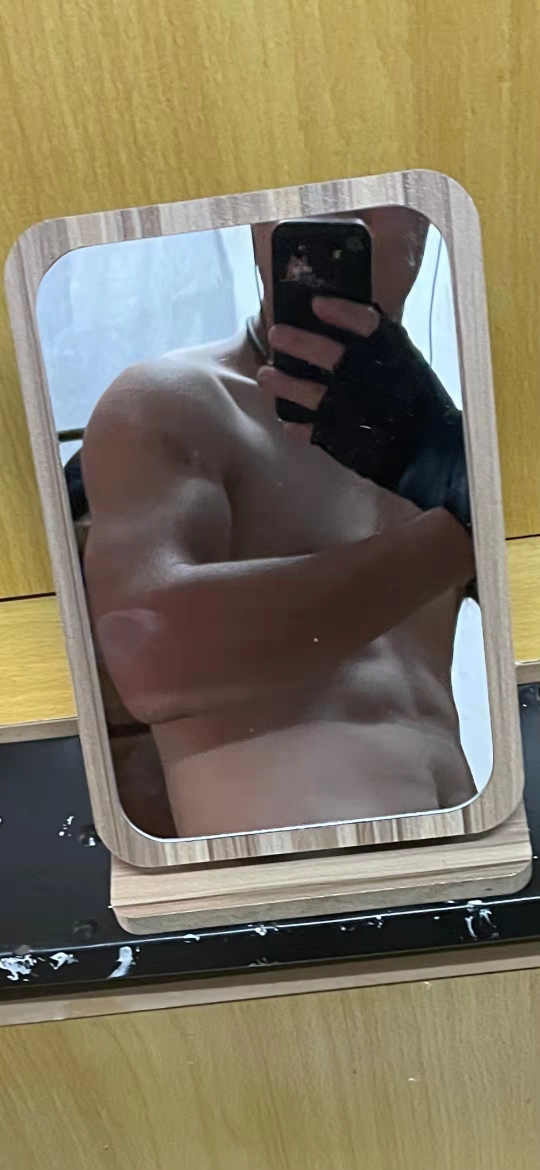
#> input picture Image arguements/zhouge.png, 1080 x 2340 px (shown at 1/2 size)
$ jupyter execute Untitled.ipynb   (older library calls are emulated)
#> lines starting #> are read from the running program, lines starting #| are printed output that depends on the picture
[cell 1]
import numpy as np
import cv2
import copy
img = cv2.imread('zhouge.png', cv2.IMREAD_GRAYSCALE)
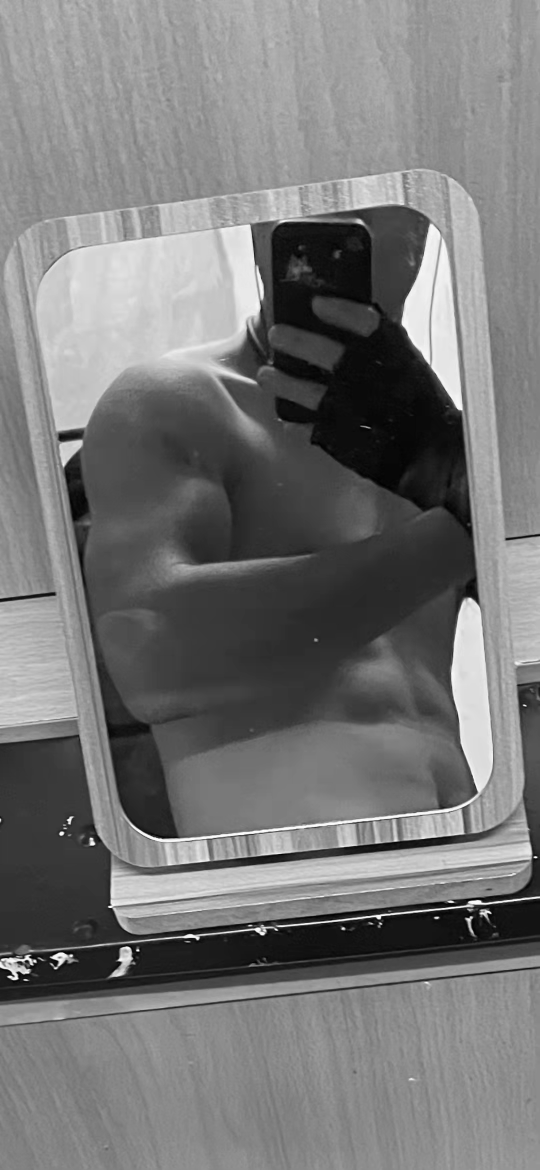
#> img: shape (2340, 1080) (shown at 1/2 size); min 0, max 255, mean 119
'''img = cv2.resize(img, (700, 700))
G_channels = np.pad(img, ((1, 1), (1, 1)), 'edge').astype(np.float32)
#print(G_channels.shape)为了关心到所有的像素，所以要padding
#边缘填充，第二个参数表示，在上下和左右各填充一行和一列，edge表示用边缘值填充
New_img = np.full((700, 700), np.nan).astype(np.float32)
#创建空数组，第一个参数是数组大小，第二个是填充的值
#下面构建滤波器3 * 3
for i in range(1, 700) :
    for j in range(1, 700) :
        tmp = copy.deepcopy(G_channels[i - 1 : i + 2, j - 1 : j + 2])
        x = np.multiply(tmp, np.array([[-1, 0, 2], [-2, 0, 1], [-1, 0, 2]]))
        y = np.multiply(tmp, np.array([[-1, -2, -1], [0, 0, 0], [1, 2, 1]]))
        df = np.sqrt(np.power(np.sum(x), 2) + np.power(np.sum(y), 2))
        New_img[i - 1][j - 1] = df'''
#New_img = New_img.astype(np.uint8)

#img = cv2.imread('zhouge.png', cv2.IMREAD_GRAYSCALE)
#print(img.shape)
img = cv2.resize(img, (700,700))
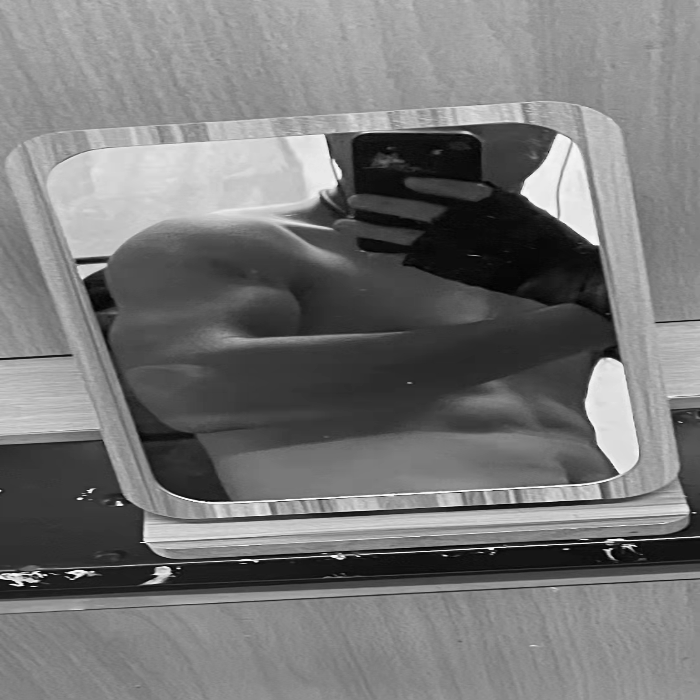
#> img: shape (700, 700); min 0, max 255, mean 118.9
cv2.imshow('img', img)
Laplacion = cv2.Sobel(img, cv2.CV_16S, 1, 1)
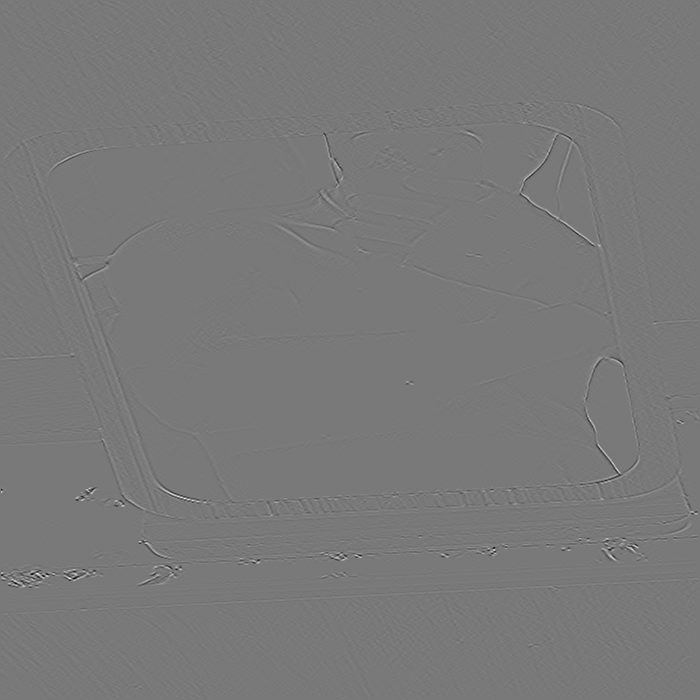
#> Laplacion: shape (700, 700) int16; min -298, max 327, mean 0; drawn with min black and max white
New_img = cv2.convertScaleAbs(Laplacion)
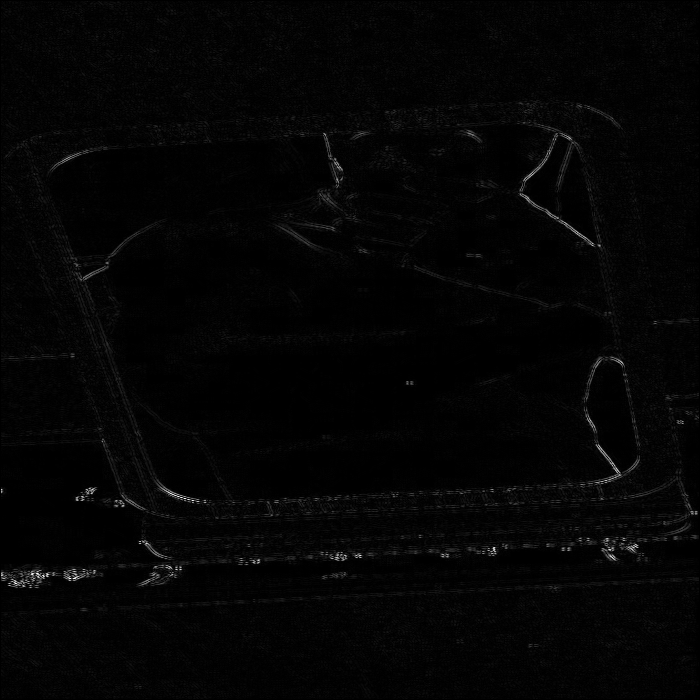
#> New_img: shape (700, 700); min 0, max 255, mean 4.3
cv2.imshow('zhougeniubi.png', New_img)
cv2.imwrite('zhougeDiao.png',New_img)
cv2.waitKey(0)

$ run again, with Image arguements/Pengyuyan.png copied over Image arguements/zhouge.png
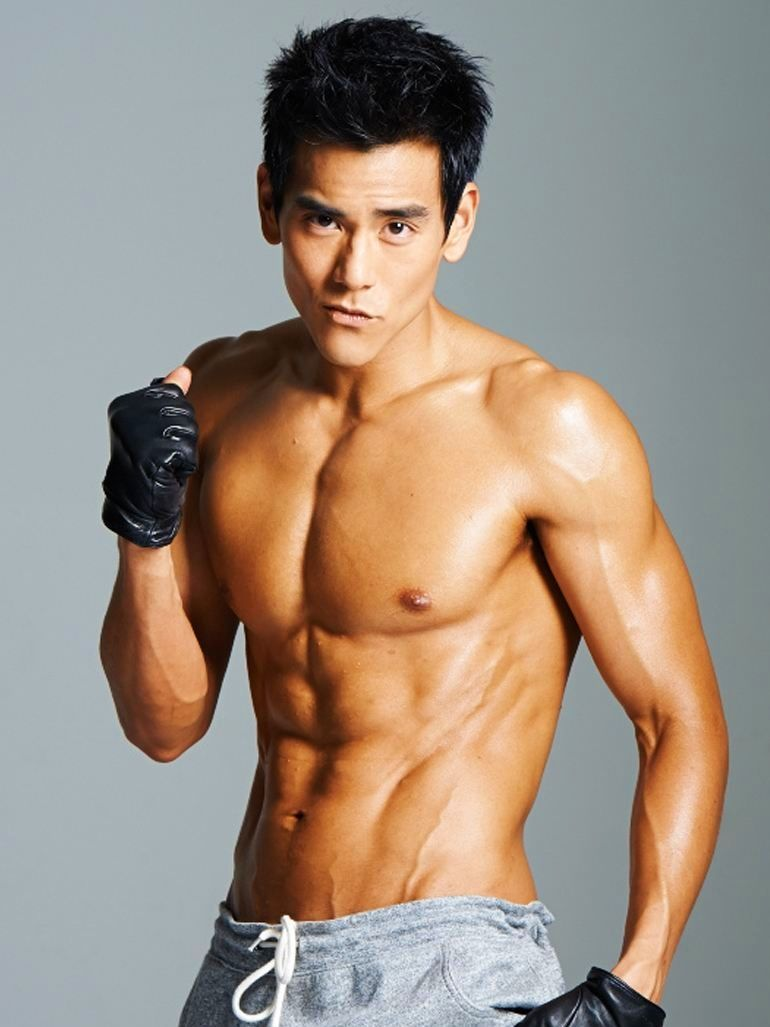
#> input picture Image arguements/Pengyuyan.png, 770 x 1027 px
#> `Laplacion = cv2.Sobel(img, cv2.CV_16S, 1, 1)`:
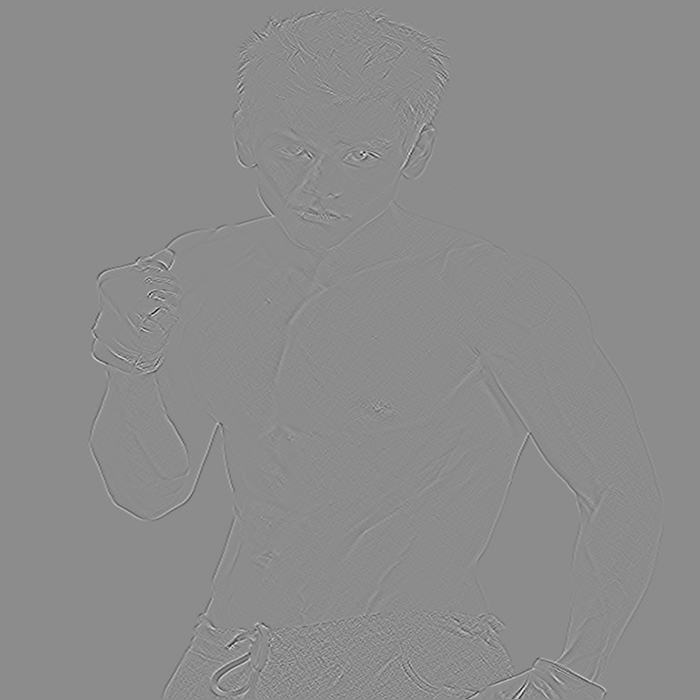
#> Laplacion: shape (700, 700) int16; min -283, max 232, mean 0; drawn with min black and max white
#> `New_img = cv2.convertScaleAbs(Laplacion)`:
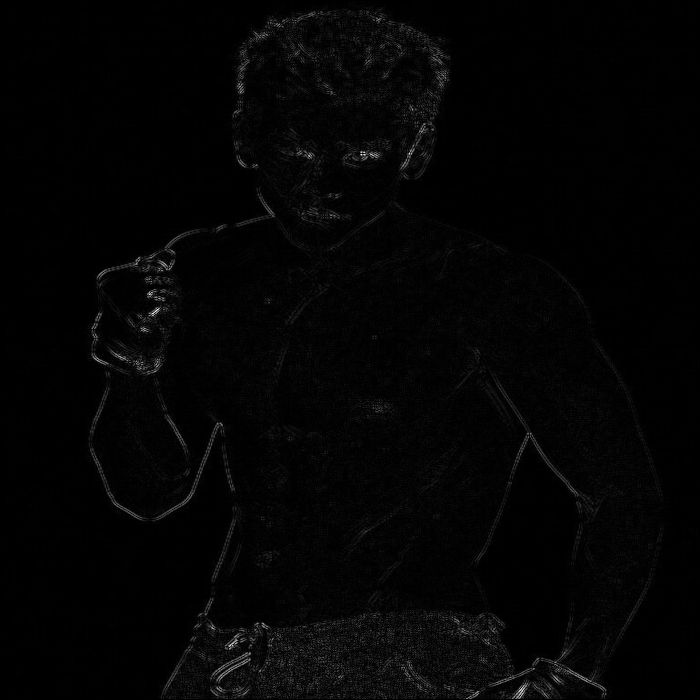
#> New_img: shape (700, 700); min 0, max 255, mean 3.9
